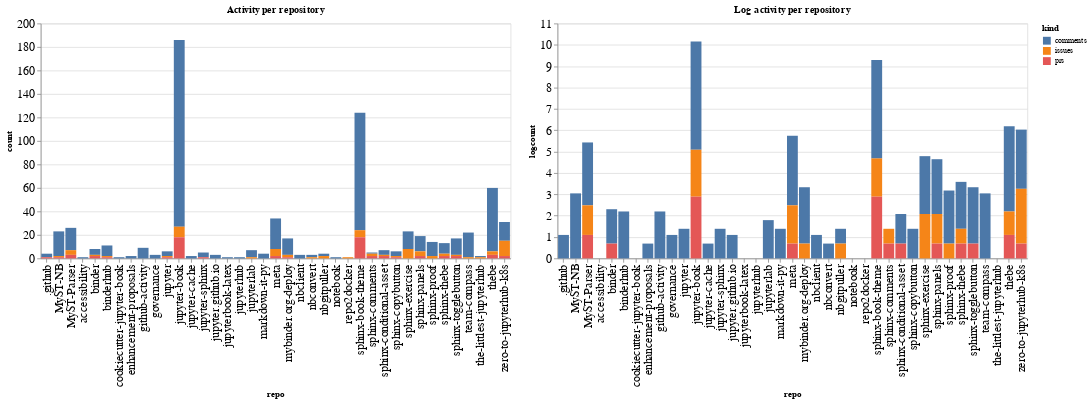

The code cell stored with this chart in its notebook:
### Code cell
ch1 = alt.Chart(repo_summaries, width=600, title="Activity per repository").mark_bar().encode(
    x='repo',
    y='count',
    color='kind',
    tooltip="kind"
)

ch2 = alt.Chart(repo_summaries, width=600, title="Log activity per repository").mark_bar().encode(
    x='repo',
    y='logcount',
    color='kind',
    tooltip="kind"
)

ch1 | ch2

### Figure 1 — Vega-Lite specification as saved in the notebook (floating-point values rounded to 4 significant figures)
{"config": {"axisLeft": {"labelFontSize": 15}, "axisBottom": {"labelFontSize": 15}}, "hconcat": [{"mark": "bar", "encoding": {"color": {"type": "nominal", "field": "kind"}, "tooltip": {"type": "nominal", "field": "kind"}, "x": {"type": "nominal", "field": "repo"}, "y": {"type": "quantitative", "field": "count"}}, "title": "Activity per repository", "width": 600}, {"mark": "bar", "encoding": {"color": {"type": "nominal", "field": "kind"}, "tooltip": {"type": "nominal", "field": "kind"}, "x": {"type": "nominal", "field": "repo"}, "y": {"type": "quantitative", "field": "logcount"}}, "title": "Log activity per repository", "width": 600}], "data": {"name": "data-2a920e62b9d4e106235e9f4df7cd2f2b"}, "$schema": "https://vega.github.io/schema/vega-lite/v4.8.1.json", "datasets": {"data-2a920e62b9d4e106235e9f4df7cd2f2b": [{"repo": ".github", "kind": "comments", "count": 3, "logcount": 1.099}, {"repo": ".github", "kind": "prs", "count": 1, "logcount": 0.0}, {"repo": "MyST-NB", "kind": "comments", "count": 21, "logcount": 3.045}, {"repo": "MyST-NB", "kind": "issues", "count": 1, "logcount": 0.0}, {"repo": "MyST-NB", "kind": "prs", "count": 1, "logcount": 0.0}, {"repo": "MyST-Parser", "kind": "comments", "count": 19, "logcount": 2.944}, {"repo": "MyST-Parser", "kind": "issues", "count": 4, "logcount": 1.386}, {"repo": "MyST-Parser", "kind": "prs", "count": 3, "logcount": 1.099}, {"repo": "accessibility", "kind": "comments", "count": 1, "logcount": 0.0}, {"repo": "binder", "kind": "comments", "count": 5, "logcount": 1.609}, {"repo": "binder", "kind": "issues", "count": 1, "logcount": 0.0}, {"repo": "binder", "kind": "prs", "count": 2, "logcount": 0.6931}, {"repo": "binderhub", "kind": "comments", "count": 9, "logcount": 2.197}, {"repo": "binderhub", "kind": "issues", "count": 1, "logcount": 0.0}, {"repo": "binderhub", "kind": "prs", "count": 1, "logcount": 0.0}, {"repo": "cookiecutter-jupyter-book", "kind": "comments", "count": 1, "logcount": 0.0}, {"repo": "enhancement-proposals", "kind": "comments", "count": 2, "logcount": 0.6931}, {"repo": "github-activity", "kind": "comments", "count": 9, "logcount": 2.197}, {"repo": "governance", "kind": "comments", "count": 3, "logcount": 1.099}, {"repo": "jupyter", "kind": "comments", "count": 4, "logcount": 1.386}, {"repo": "jupyter", "kind": "issues", "count": 1, "logcount": 0.0}, {"repo": "jupyter", "kind": "prs", "count": 1, "logcount": 0.0}, {"repo": "jupyter-book", "kind": "comments", "count": 159, "logcount": 5.069}, {"repo": "jupyter-book", "kind": "issues", "count": 9, "logcount": 2.197}, {"repo": "jupyter-book", "kind": "prs", "count": 18, "logcount": 2.89}, {"repo": "jupyter-cache", "kind": "comments", "count": 2, "logcount": 0.6931}, {"repo": "jupyter-sphinx", "kind": "comments", "count": 4, "logcount": 1.386}, {"repo": "jupyter-sphinx", "kind": "prs", "count": 1, "logcount": 0.0}, {"repo": "jupyter.github.io", "kind": "comments", "count": 3, "logcount": 1.099}, {"repo": "jupyterbook-latex", "kind": "comments", "count": 1, "logcount": 0.0}, {"repo": "jupyterhub", "kind": "comments", "count": 1, "logcount": 0.0}, {"repo": "jupyterlab", "kind": "comments", "count": 6, "logcount": 1.792}, {"repo": "jupyterlab", "kind": "issues", "count": 1, "logcount": 0.0}, {"repo": "markdown-it-py", "kind": "comments", "count": 4, "logcount": 1.386}, {"repo": "meta", "kind": "comments", "count": 26, "logcount": 3.258}, {"repo": "meta", "kind": "issues", "count": 6, "logcount": 1.792}, {"repo": "meta", "kind": "prs", "count": 2, "logcount": 0.6931}, {"repo": "mybinder.org-deploy", "kind": "comments", "count": 14, "logcount": 2.639}, {"repo": "mybinder.org-deploy", "kind": "issues", "count": 2, "logcount": 0.6931}, {"repo": "mybinder.org-deploy", "kind": "prs", "count": 1, "logcount": 0.0}, {"repo": "nbclient", "kind": "comments", "count": 3, "logcount": 1.099}, {"repo": "nbconvert", "kind": "comments", "count": 2, "logcount": 0.6931}, {"repo": "nbconvert", "kind": "issues", "count": 1, "logcount": 0.0}, {"repo": "nbgitpuller", "kind": "comments", "count": 2, "logcount": 0.6931}, {"repo": "nbgitpuller", "kind": "issues", "count": 2, "logcount": 0.6931}, {"repo": "notebook", "kind": "comments", "count": 1, "logcount": 0.0}, {"repo": "repo2docker", "kind": "issues", "count": 1, "logcount": 0.0}, {"repo": "sphinx-book-theme", "kind": "comments", "count": 100, "logcount": 4.605}, {"repo": "sphinx-book-theme", "kind": "issues", "count": 6, "logcount": 1.792}, {"repo": "sphinx-book-theme", "kind": "prs", "count": 18, "logcount": 2.89}, {"repo": "sphinx-comments", "kind": "comments", "count": 1, "logcount": 0.0}, {"repo": "sphinx-comments", "kind": "issues", "count": 2, "logcount": 0.6931}, {"repo": "sphinx-comments", "kind": "prs", "count": 2, "logcount": 0.6931}, {"repo": "sphinx-conditional-asset", "kind": "comments", "count": 4, "logcount": 1.386}, {"repo": "sphinx-conditional-asset", "kind": "issues", "count": 1, "logcount": 0.0}, {"repo": "sphinx-conditional-asset", "kind": "prs", "count": 2, "logcount": 0.6931}, {"repo": "sphinx-copybutton", "kind": "comments", "count": 4, "logcount": 1.386}, {"repo": "sphinx-copybutton", "kind": "issues", "count": 1, "logcount": 0.0}, {"repo": "sphinx-copybutton", "kind": "prs", "count": 1, "logcount": 0.0}, {"repo": "sphinx-exercise", "kind": "comments", "count": 15, "logcount": 2.708}, {"repo": "sphinx-exercise", "kind": "issues", "count": 8, "logcount": 2.079}, {"repo": "sphinx-panels", "kind": "comments", "count": 13, "logcount": 2.565}, {"repo": "sphinx-panels", "kind": "issues", "count": 4, "logcount": 1.386}, {"repo": "sphinx-panels", "kind": "prs", "count": 2, "logcount": 0.6931}, {"repo": "sphinx-proof", "kind": "comments", "count": 12, "logcount": 2.485}, {"repo": "sphinx-proof", "kind": "issues", "count": 2, "logcount": 0.6931}, {"repo": "sphinx-thebe", "kind": "comments", "count": 9, "logcount": 2.197}, {"repo": "sphinx-thebe", "kind": "issues", "count": 2, "logcount": 0.6931}, {"repo": "sphinx-thebe", "kind": "prs", "count": 2, "logcount": 0.6931}, {"repo": "sphinx-togglebutton", "kind": "comments", "count": 14, "logcount": 2.639}, {"repo": "sphinx-togglebutton", "kind": "issues", "count": 1, "logcount": 0.0}, {"repo": "sphinx-togglebutton", "kind": "prs", "count": 2, "logcount": 0.6931}, {"repo": "team-compass", "kind": "comments", "count": 21, "logcount": 3.045}, {"repo": "team-compass", "kind": "issues", "count": 1, "logcount": 0.0}, {"repo": "the-littlest-jupyterhub", "kind": "comments", "count": 1, "logcount": 0.0}, {"repo": "the-littlest-jupyterhub", "kind": "issues", "count": 1, "logcount": 0.0}, {"repo": "thebe", "kind": "comments", "count": 54, "logcount": 3.989}, {"repo": "thebe", "kind": "issues", "count": 3, "logcount": 1.099}, {"repo": "thebe", "kind": "prs", "count": 3, "logcount": 1.099}, {"repo": "zero-to-jupyterhub-k8s", "kind": "comments", "count": 16, "logcount": 2.773}, {"repo": "zero-to-jupyterhub-k8s", "kind": "issues", "count": 13, "logcount": 2.565}, {"repo": "zero-to-jupyterhub-k8s", "kind": "prs", "count": 2, "logcount": 0.6931}]}}
